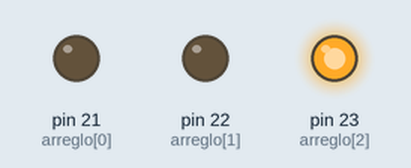
A sketch run on a simulated Arduino Mega 2560, built with avr-gcc and run on an emulated ATmega2560. Shown: output pins drawn as LEDs (lit = HIGH).

Above: at 0.5 s.
At 2.5 s:
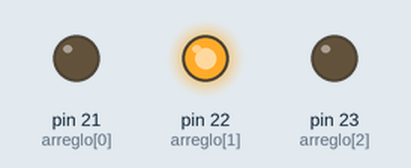
At 4.5 s:
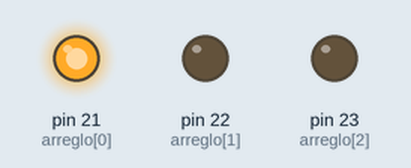
At 5.5 s:
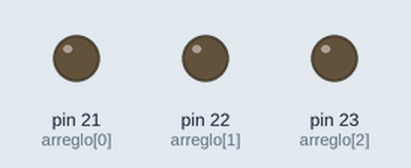
Timing chart, 0 to 7.8 s (numbered marks = the images above):
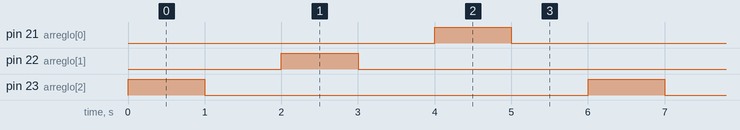

The sketch:

P2.1.ino
```cpp
int arreglo[]={21,22,23};
void setup() {
// put your setup code here, to run once:
Serial.begin(9600);
for(int i=2; i>-1;i--){
pinMode(arreglo[i],OUTPUT);
}
}

void loop() {
for(int  i=2; i>-1;i--){
digitalWrite(arreglo[i], HIGH);
delay(1000);

digitalWrite(arreglo[i],LOW);
delay(1000);
}
}
```

Measured:
- by itself, pin 21 (arreglo[0]), pin 22 (arreglo[1]), pin 23 (arreglo[2]): alternates HIGH for 1.0 s and LOW for 5.0 s
- by itself, everything shown: repeats every 6.0 s, in 6 steps
